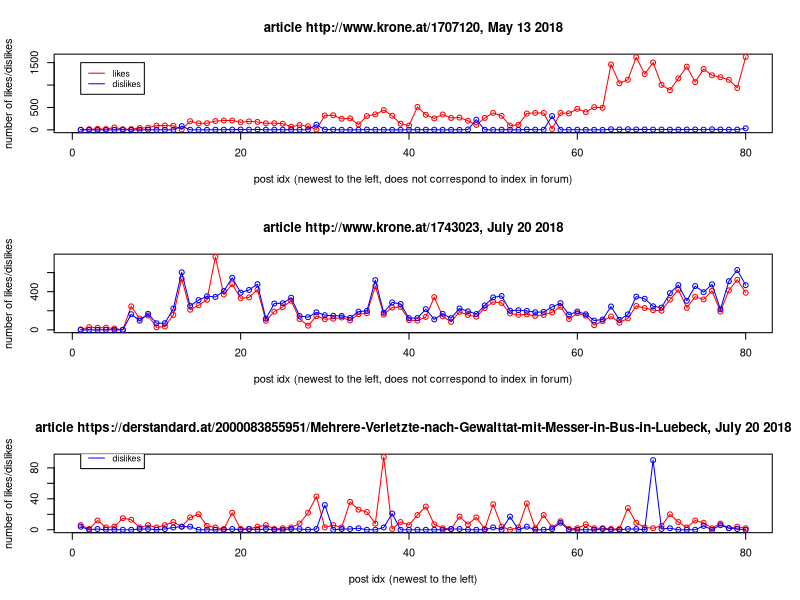
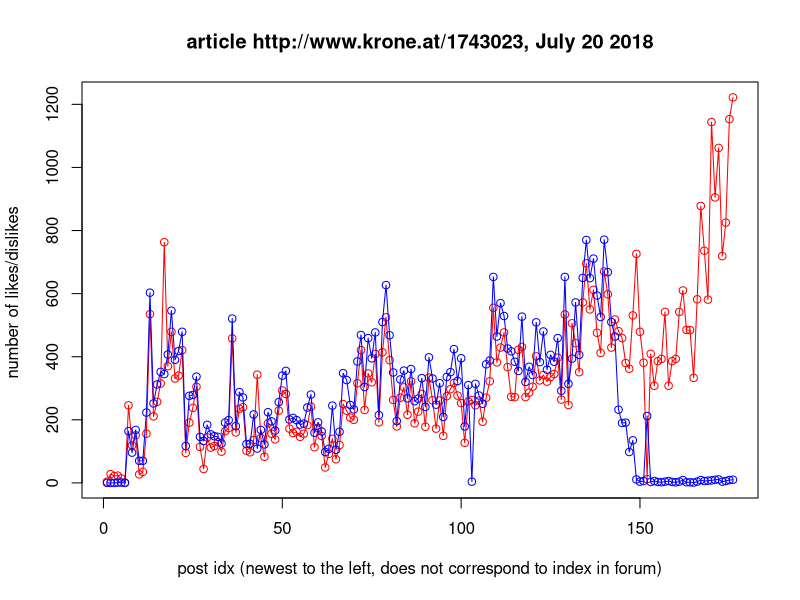

These figures' R source, in order:
##################################################
## analyzing suspected pecularities in forum of ##
## online platform krone.at (suspected by users)##
## Andreas Windisch, andreas.windisch@yahoo.com ##
##################################################


setwd("/home/andreas/GitHub/krone_forum/")



#read in the data:
#juldata....likes/dislikes for article (krone.at) from Jul-20-2018, users suspect manipulation
#maydata....likes/dislikes for article (krone.at) from May-13-2018, users have no suspicion
#stddata....likes/dislikes for article (derstandard.at) from Jul-20-2018, used for comparison

juldata <- read.csv("krone_likes_dislikes_Jul_20_2018.csv", skip=2 )
maydata <- read.csv("krone_likes_dislikes_May_13_2018.csv", skip=2 )
stddata <- read.csv("standard_likes_dislikes_Jul_20_2018.csv", skip=2 )

#create plots for likes and dislikes

par(mfrow=c(3,1))
#plot 1
plot(maydata$pos[1:80], col="red", type="l", main="article http://www.krone.at/1707120, May 13 2018",
                  xlab="post idx (newest to the left, does not correspond to index in forum)",ylab="number of likes/dislikes")
points(maydata$pos[1:80], col="red")
lines(maydata$neg[1:80], col="blue")
points(maydata$neg[1:80], col="blue")
legend(1,1500,legend=c("likes","dislikes"),col=c("red","blue"),lty=1:1,cex=0.8)

#plot 2
plot(juldata$pos[1:80], col="red", type="l", main="article http://www.krone.at/1743023, July 20 2018",
     xlab="post idx (newest to the left, does not correspond to index in forum)",ylab="number of likes/dislikes")
points(juldata$pos[1:80], col="red")
lines(juldata$neg[1:80], col="blue")
points(juldata$neg[1:80], col="blue")
legend(1,1200,legend=c("likes","dislikes"),col=c("red","blue"),lty=1:1,cex=0.8)

#plot 3
plot(stddata$pos[1:80], col="red", type="l", main="article https://derstandard.at/2000083855951/Mehrere-Verletzte-nach-Gewalttat-mit-Messer-in-Bus-in-Luebeck, July 20 2018",
     xlab="post idx (newest to the left)",ylab="number of likes/dislikes")
points(stddata$pos[1:80], col="red")
lines(stddata$neg[1:80], col="blue")
points(stddata$neg[1:80], col="blue")
legend(1,120,legend=c("likes","dislikes"),col=c("red","blue"),lty=1:1,cex=0.8)


par(mfrow=c(1,1))

#plot 4
plot(juldata$pos, col="red", type="l", main="article http://www.krone.at/1743023, July 20 2018",
     xlab="post idx (newest to the left, does not correspond to index in forum)",ylab="number of likes/dislikes ")
points(juldata$pos, col="red")
lines(juldata$neg, col="blue")
points(juldata$neg, col="blue")
legend(1,1500,legend=c("likes","dislikes"),col=c("red","blue"),lty=1:1,cex=0.8)


#compute correlations
stdcor <- cor(stddata$pos,stddata$neg,method="pearson")
# 0.00345416

maycor <- cor(maydata$pos,maydata$neg,method="pearson")
# -0.1010401

julcor <- cor(juldata$pos[20:140],juldata$neg[20:140],method="pearson")
# 0.9420094